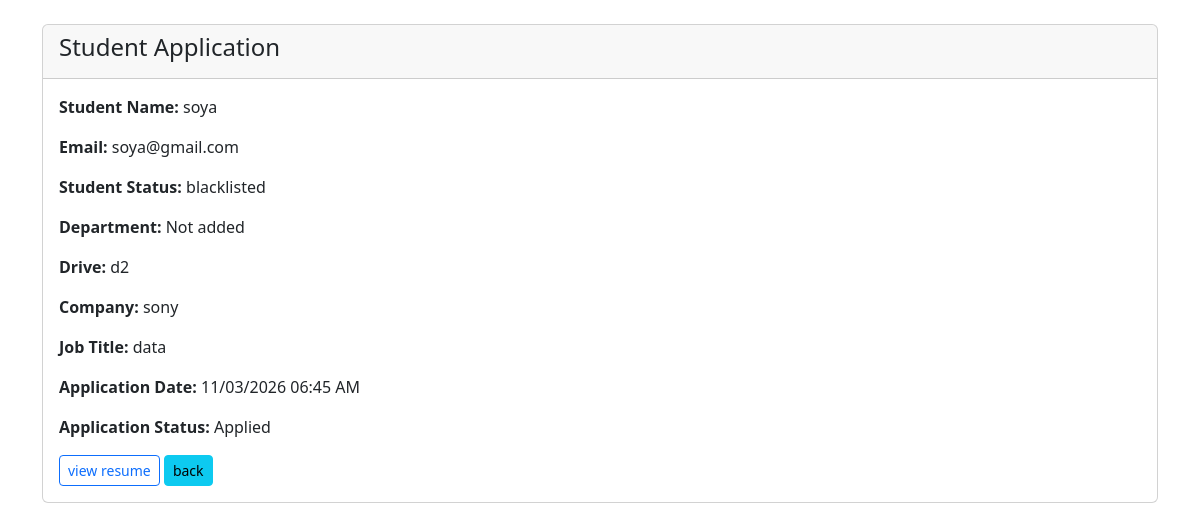
Page /admin/application/2 (signed in) on the committed database.
### backend/models.py (models this page shows, shortened)
class Student(db.Model,UserMixin):
    __tablename__ = 'students'
    stud_id = db.Column(db.Integer, primary_key=True, autoincrement=True)
    name = db.Column(db.String, nullable=False)
    email = db.Column(db.String, unique=True, nullable=False)
    password = db.Column(db.String, nullable=False)
    skills = db.Column(db.Text)
    education = db.Column(db.Text)
    department=db.Column(db.String)
    resume = db.Column(db.String)
    status = db.Column(db.String, default="Active")
    applications = db.relationship('Application', backref='student', lazy=True)

class PlacementDrive(db.Model):
    __tablename__ = 'placement_drives'
    placemnt_id = db.Column(db.Integer, primary_key=True, autoincrement=True)
    drive_name=db.Column(db.String, nullable=False,unique=True)
    company_id = db.Column(db.Integer, db.ForeignKey('companies.cmp_id'), nullable=False)
    job_title = db.Column(db.String, nullable=False)
    job_description = db.Column(db.Text, nullable=False)
    eligibility_criteria = db.Column(db.Text, nullable=False)
    application_deadline = db.Column(db.DateTime, nullable=False)
    status = db.Column(db.String, default="Pending")
    salary=db.Column(db.Integer,nullable="False")
    skills=db.Column(db.String, nullable=False)
    exp=db.Column(db.String, nullable=False)
    applications = db.relationship('Application', backref='drive', lazy=True)

class Company(db.Model,UserMixin):
    __tablename__ = 'companies'
    cmp_id = db.Column(db.Integer, primary_key=True , autoincrement=True)
    name = db.Column(db.String,unique=True, nullable=False)
    industry = db.Column(db.String)
    hr_contact = db.Column(db.String, nullable=False)
    website = db.Column(db.String)
    approval_status = db.Column(db.String, default="Pending")
    password= db.Column(db.String, nullable=False)
    drives = db.relationship('PlacementDrive', backref='company', lazy=True)
    email= db.Column(db.String, unique=True, nullable=False)

class Application(db.Model):
    __tablename__ = 'applications'
    appln_id = db.Column(db.Integer, primary_key=True, autoincrement=True)
    student_id = db.Column(db.Integer, db.ForeignKey('students.stud_id'), nullable=False)
    drive_id = db.Column(db.Integer, db.ForeignKey('placement_drives.placemnt_id'), nullable=False)
    application_date = db.Column(db.DateTime, default=lambda:datetime.now(timezone.utc))
    status = db.Column(db.String , default="not_applied")
    __table_args__ = (
        db.UniqueConstraint('student_id', 'drive_id', name='unique_student_drive'),
    )

### backend/routes.py (the view)
@app.route("/admin/application/<int:appln_id>", methods=["GET"])
@login_required
def admin_application_details(appln_id):
    if not isinstance(current_user, Admin):
        return "Unauthorized"
    appln = Application.query.get_or_404(appln_id)
    return render_template("admin/application_details.html", appln=appln)

### app.py (called while the page is built)
def create_app():
    app=Flask(__name__)
    app.config["SQLALCHEMY_DATABASE_URI"] = "sqlite:///Placement.db"
    db.init_app(app)
    app.config["SECRET_KEY"]="thisgoodday"
    login_manager=LoginManager(app)
    @login_manager.user_loader
    def load_user(email):
        return (db.session.query(Admin).filter_by(email=email).first() or \
        db.session.query(Student).filter_by(email=email).first() or \
        db.session.query(Company).filter_by(email=email).first())
    app.app_context().push()
    db.create_all()
    return app

### templates/admin/application_details.html (shortened to what this page needs)
<!DOCTYPE html>
<html lang="en">
<head>
    <link href="https://cdn.jsdelivr.net/npm/bootstrap@5.3.8/dist/css/bootstrap.min.css" rel="stylesheet">
</head>
<body>
    <div class="container mt-4">
        <div class="card">
            <div class="card-header">
                <h4>Student Application</h4>
            </div>
            <div class="card-body">
                <p><strong>Student Name:</strong> {{ appln.student.name }}</p>
                <p><strong>Email:</strong> {{ appln.student.email }}</p>
                <p><strong>Student Status:</strong> {{ appln.student.status }}</p>
                <p><strong>Department:</strong> Not added</p>
                <p><strong>Drive:</strong> {{ appln.drive.drive_name }}</p>
                <p><strong>Company:</strong> {{ appln.drive.company.name }}</p>
                <p><strong>Job Title:</strong> {{ appln.drive.job_title }}</p>
                <p><strong>Application Date:</strong> {{ appln.application_date.strftime('%d/%m/%Y %I:%M %p') }}</p>
                <p><strong>Application Status:</strong> {{ appln.status }}</p>
                <div class="mt-3">
                    {% if appln.student.resume %}
                    <a href="/static/{{ appln.student.resume }}" target="_blank" class="btn btn-sm btn-outline-primary">view resume</a>
                    {% else %}
                    <button type="button" class="btn btn-sm btn-outline-secondary" disabled>No resume uploaded</button>
                    {% endif %}
                    <a href="{{ url_for('ad_dash') }}" class="btn btn-sm btn-info">back</a>
                </div>
            </div>
        </div>
    </div>
</body>
</html>

### rows in the picture
Student: student.name "soya", student.email "soya@gmail.com", student.status "blacklisted"
PlacementDrive: drive.drive_name "d2", drive.job_title "data"
Company: drive.company.name "sony"
Application: application_date "11/03/2026 06:45 AM", status "Applied"
